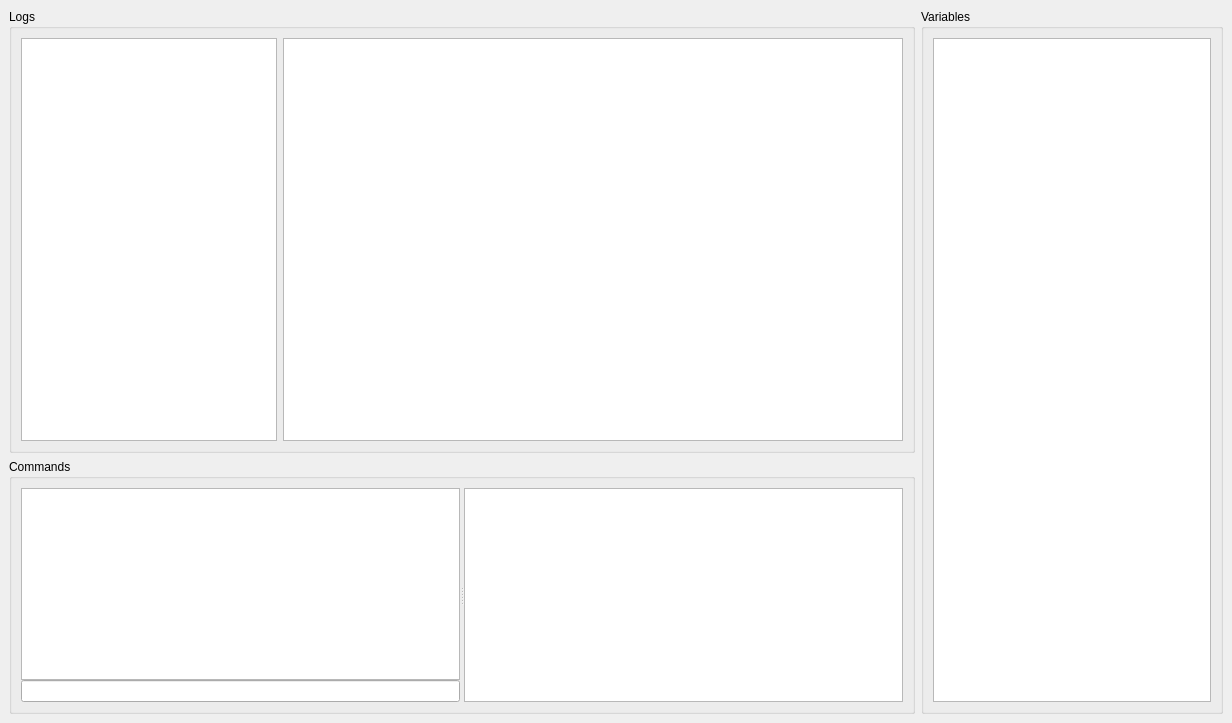
<?xml version="1.0" encoding="UTF-8"?>
<ui version="4.0">
 <class>Supervisor</class>
 <widget class="QMainWindow" name="Supervisor">
  <property name="geometry">
   <rect>
    <x>0</x>
    <y>0</y>
    <width>1232</width>
    <height>723</height>
   </rect>
  </property>
  <property name="windowTitle">
   <string>pytel supervisor</string>
  </property>
  <widget class="QWidget" name="centralwidget">
   <layout class="QHBoxLayout" name="horizontalLayout_2" stretch="3,1">
    <item>
     <layout class="QVBoxLayout" name="verticalLayout_4">
      <item>
       <widget class="QGroupBox" name="groupBox">
        <property name="title">
         <string>Logs</string>
        </property>
        <layout class="QHBoxLayout" name="horizontalLayout" stretch="1,0">
         <item>
          <widget class="QListWidget" name="listLogClients">
           <property name="sizePolicy">
            <sizepolicy hsizetype="Maximum" vsizetype="Expanding">
             <horstretch>0</horstretch>
             <verstretch>0</verstretch>
            </sizepolicy>
           </property>
           <property name="editTriggers">
            <set>QAbstractItemView::NoEditTriggers</set>
           </property>
           <property name="selectionMode">
            <enum>QAbstractItemView::NoSelection</enum>
           </property>
          </widget>
         </item>
         <item>
          <widget class="QTableView" name="tableLog">
           <property name="editTriggers">
            <set>QAbstractItemView::NoEditTriggers</set>
           </property>
           <property name="selectionMode">
            <enum>QAbstractItemView::SingleSelection</enum>
           </property>
           <property name="selectionBehavior">
            <enum>QAbstractItemView::SelectRows</enum>
           </property>
           <property name="gridStyle">
            <enum>Qt::NoPen</enum>
           </property>
           <property name="sortingEnabled">
            <bool>false</bool>
           </property>
           <attribute name="horizontalHeaderVisible">
            <bool>true</bool>
           </attribute>
           <attribute name="horizontalHeaderStretchLastSection">
            <bool>true</bool>
           </attribute>
           <attribute name="verticalHeaderVisible">
            <bool>false</bool>
           </attribute>
           <attribute name="verticalHeaderDefaultSectionSize">
            <number>20</number>
           </attribute>
           <attribute name="verticalHeaderMinimumSectionSize">
            <number>20</number>
           </attribute>
          </widget>
         </item>
        </layout>
       </widget>
      </item>
      <item>
       <widget class="QGroupBox" name="groupBox_2">
        <property name="title">
         <string>Commands</string>
        </property>
        <layout class="QVBoxLayout" name="verticalLayout_2">
         <item>
          <widget class="QSplitter" name="splitter">
           <property name="orientation">
            <enum>Qt::Horizontal</enum>
           </property>
           <widget class="QWidget" name="layoutWidget">
            <layout class="QVBoxLayout" name="verticalLayout">
             <property name="spacing">
              <number>0</number>
             </property>
             <item>
              <widget class="QTextBrowser" name="textCommandLog">
               <property name="font">
                <font>
                 <family>Monospace</family>
                </font>
               </property>
              </widget>
             </item>
             <item>
              <widget class="CommandInput" name="textCommandInput"/>
             </item>
            </layout>
           </widget>
           <widget class="QTextBrowser" name="textCommandHelp"/>
          </widget>
         </item>
        </layout>
       </widget>
      </item>
     </layout>
    </item>
    <item>
     <widget class="QGroupBox" name="groupBox_3">
      <property name="title">
       <string>Variables</string>
      </property>
      <layout class="QVBoxLayout" name="verticalLayout_3">
       <item>
        <widget class="QTableWidget" name="tableVariables">
         <attribute name="horizontalHeaderStretchLastSection">
          <bool>true</bool>
         </attribute>
         <attribute name="verticalHeaderVisible">
          <bool>false</bool>
         </attribute>
        </widget>
       </item>
      </layout>
     </widget>
    </item>
   </layout>
  </widget>
 </widget>
 <customwidgets>
  <customwidget>
   <class>CommandInput</class>
   <extends>QLineEdit</extends>
   <header>commandinput.h</header>
  </customwidget>
 </customwidgets>
 <resources/>
 <connections/>
</ui>
